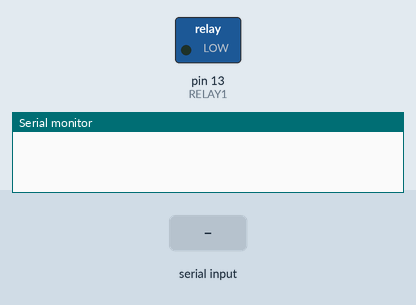
This sketch was run on a simulated Arduino Uno, built with avr-gcc and run on an emulated ATmega328P. On the bench: switched loads named in the sketch (green lamp = pin HIGH), the last lines printed to the serial monitor. Inputs (shaded band) come from the test bench.

Above: at 1.2 s.
1.3 s: "s" received over Serial
At 1.7 s:
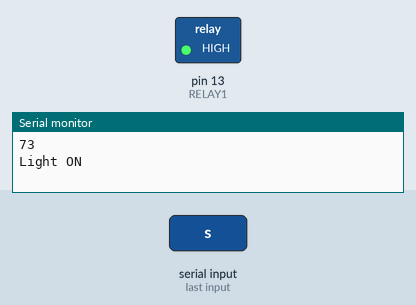
Timing chart, 0 to 4.8 s (numbered marks = the images above; inputs shaded):
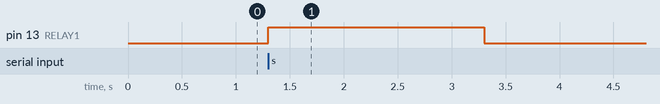

Measured:
- after the input at 1.3 s, pin 13 (RELAY1): LOW → HIGH at once, → LOW 2.0 s later

The sketch:

comms_test_recieve.ino
```cpp
#include <stdlib.h>

char serial;
#define RELAY1 13
void setup()
{
  Serial.begin(9600);
  pinMode(RELAY1, OUTPUT);
}

void loop()
{
  if(Serial.available() > 0)
  {
      serial = Serial.read();
      Serial.println( serial, HEX);
      if (serial=='s')
      {
        digitalWrite(RELAY1, HIGH);
        Serial.println("Light ON");
        delay(2000);
        digitalWrite(RELAY1, LOW);
        Serial.println("Light OFF");
        delay(2000);
      }
   }
}
```
